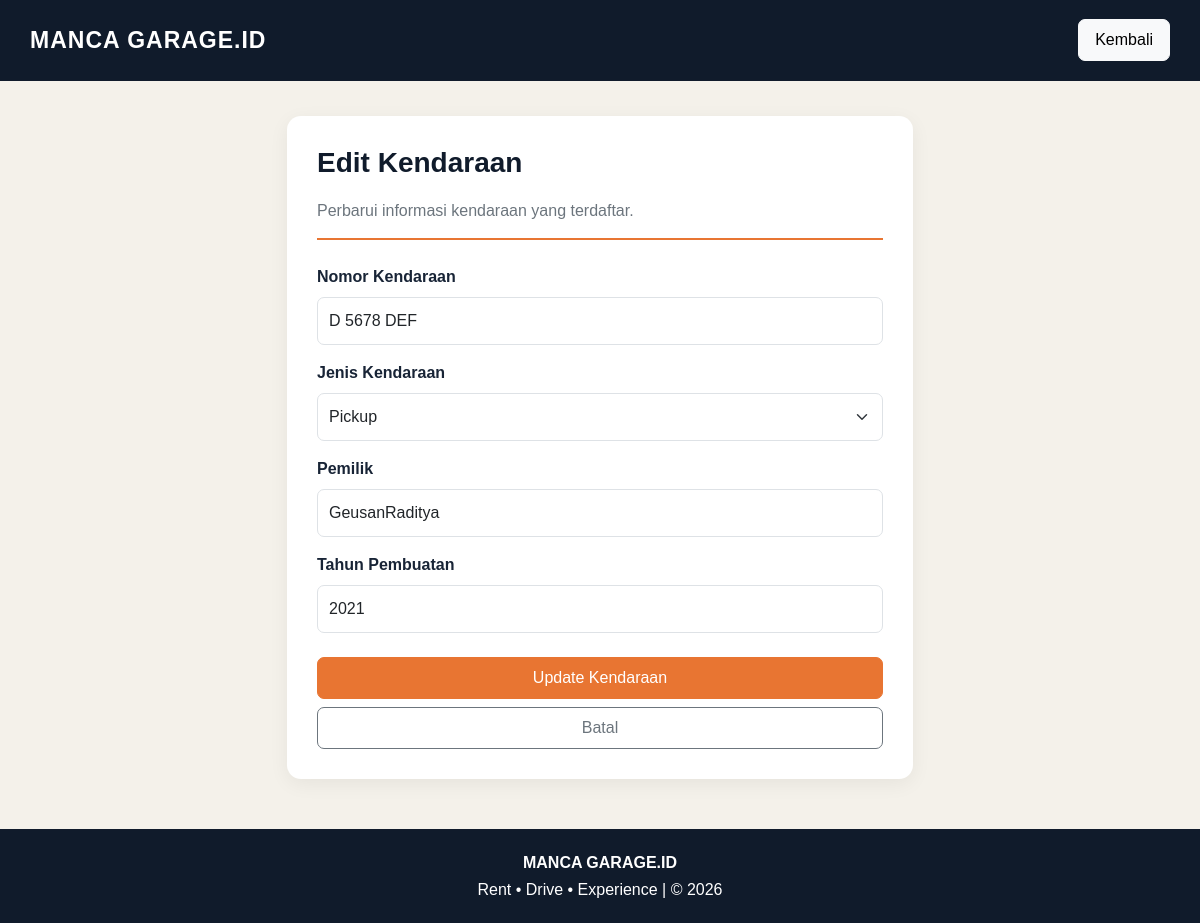
Screenshot of /edit.php?id=4 (signed in) with the database file from the repository.
### tables this page shows
CREATE TABLE `mobil006` (
  `no_id` int(10) NOT NULL,
  `nomor_kendaraan` varchar(12) DEFAULT NULL,
  `jenis_kendaraan` enum('Sedan','Pickup','Truk','Bemo') DEFAULT NULL,
  `pemilik` varchar(50) DEFAULT NULL,
  `tahun_pembuatan` char(4) DEFAULT NULL
);

### edit.php (the view, shortened to what this page needs)
<?php
include "config/koneksi.php";
$id = $_GET['id'];
$query = mysqli_query($conn, "SELECT * FROM mobil006 WHERE no_id='$id'");
$data = mysqli_fetch_assoc($query);
?>
<!DOCTYPE html>
<html>
<head>
    <link href="https://cdn.jsdelivr.net/npm/bootstrap@5.3.3/dist/css/bootstrap.min.css" rel="stylesheet">
    <link rel="stylesheet" href="style.css">
</head>
<body>
<nav class="navbar navbar-dark">
    <span class="navbar-brand">MANCA GARAGE.ID</span>
    <a href="mobil.php" class="btn btn-light">
        Kembali
    </a>
</nav>
<div class="container form-container">
    <div class="form-card">
        <div class="form-title">
            <h3>Edit Kendaraan</h3>
            <p class="text-secondary mb-0">
                Perbarui informasi kendaraan yang terdaftar.
            </p>
        </div>
        <form method="POST">
            <div class="mb-3">
                <label class="form-label">Nomor Kendaraan</label>
                <input type="text" name="nomor_kendaraan"
                    class="form-control"
                    value="<?php echo htmlspecialchars($data['nomor_kendaraan']); ?>"
                    required>
            </div>
            <div class="mb-3">
                <label class="form-label">Jenis Kendaraan</label>
                <select name="jenis_kendaraan" class="form-select" required>
                    <option value="Pickup" <?php if($data['jenis_kendaraan']=="Pickup") echo "selected"; ?>>Pickup</option>
                </select>
            </div>
            <div class="mb-3">
                <label class="form-label">Pemilik</label>
                <input type="text" name="pemilik"
                    class="form-control"
                    value="<?php echo htmlspecialchars($data['pemilik']); ?>"
                    required>
            </div>
            <div class="mb-4">
                <label class="form-label">Tahun Pembuatan</label>
                <input type="text" name="tahun_pembuatan"
                    maxlength="4"
                    class="form-control"
                    value="<?php echo htmlspecialchars($data['tahun_pembuatan']); ?>"
                    required>
            </div>
            <button type="submit" name="update"
                class="btn btn-success w-100">
                Update Kendaraan
            </button>
            <a href="mobil.php"
                class="btn btn-outline-secondary w-100 mt-2">
                Batal
            </a>
        </form>
    </div>
</div>
<div class="vehicle-footer">
    <strong>MANCA GARAGE.ID</strong>
    <p class="mb-0">Rent • Drive • Experience | © 2026</p>
</div>
</body>
</html>

### style.css (style rules this page uses)
body { background: #f4f1ea; color: #182436; font-family: Arial, sans-serif; }
.navbar { background: #101b2b !important; padding: 18px 30px !important; }
.navbar-brand { color: #ffffff !important; font-size: 23px; font-weight: bold; letter-spacing: 1px; }
h3 { font-weight: bold; color: #101b2b; margin-bottom: 20px; }
.btn-success { background: #e87532 !important; border-color: #e87532 !important; }
.btn { border-radius: 7px; padding: 8px 16px; }
.vehicle-footer { background: #101b2b; color: white; padding: 20px; text-align: center; margin-top: 50px; }
.form-container { max-width: 650px; margin: 35px auto; }
.form-card { background: white; padding: 30px; border-radius: 14px; box-shadow: 0 5px 20px rgba(0,0,0,0.06); }
.form-title { border-bottom: 2px solid #e87532; padding-bottom: 15px; margin-bottom: 25px; }
.form-label { font-weight: bold; color: #182436; }
.form-control, .form-select { padding: 11px; border-radius: 7px; }
.navbar { display: flex; align-items: center; justify-content: space-between; }
.navbar-brand { font-weight: bold; letter-spacing: 1px; }
.navbar .btn { margin-left: 5px; }
.btn { transition: 0.2s; }
.vehicle-footer, .footer { line-height: 1.7; }

### rows the page displays
mobil006: nomor_kendaraan "D 5678 DEF", jenis_kendaraan "Pickup", pemilik "GeusanRaditya", tahun_pembuatan "2021"
